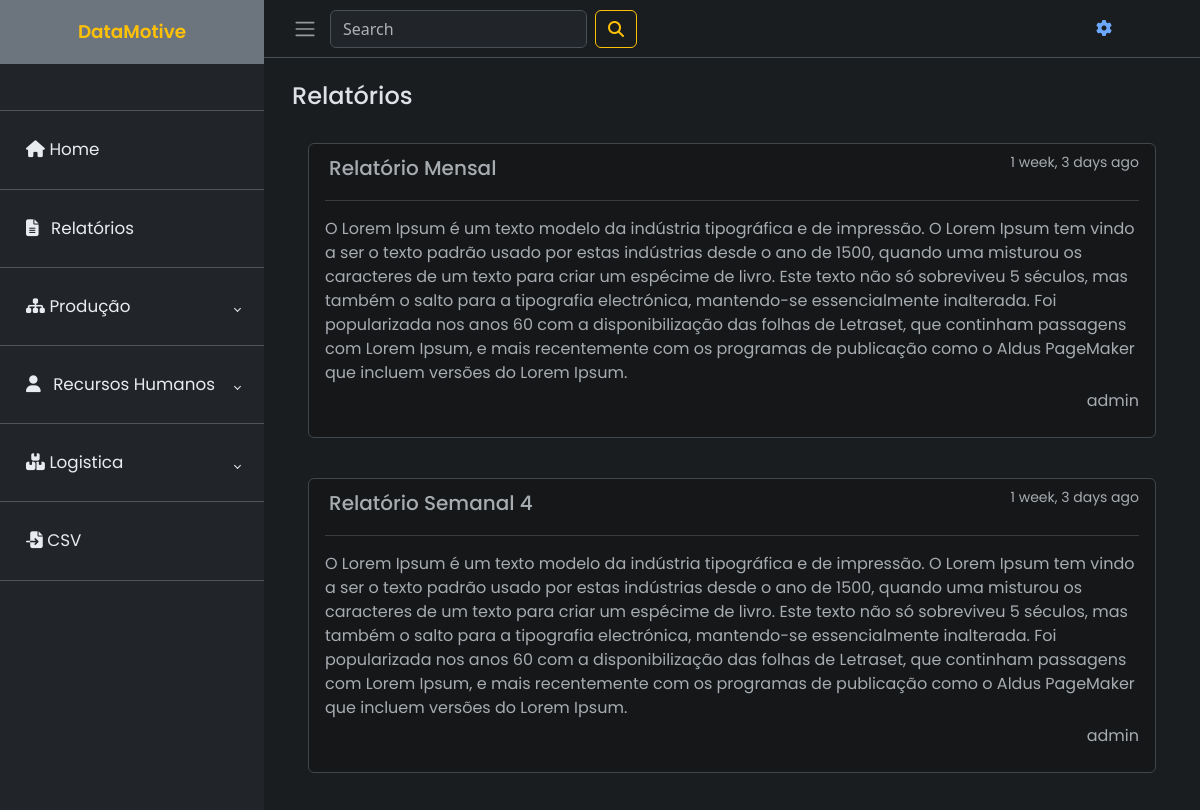
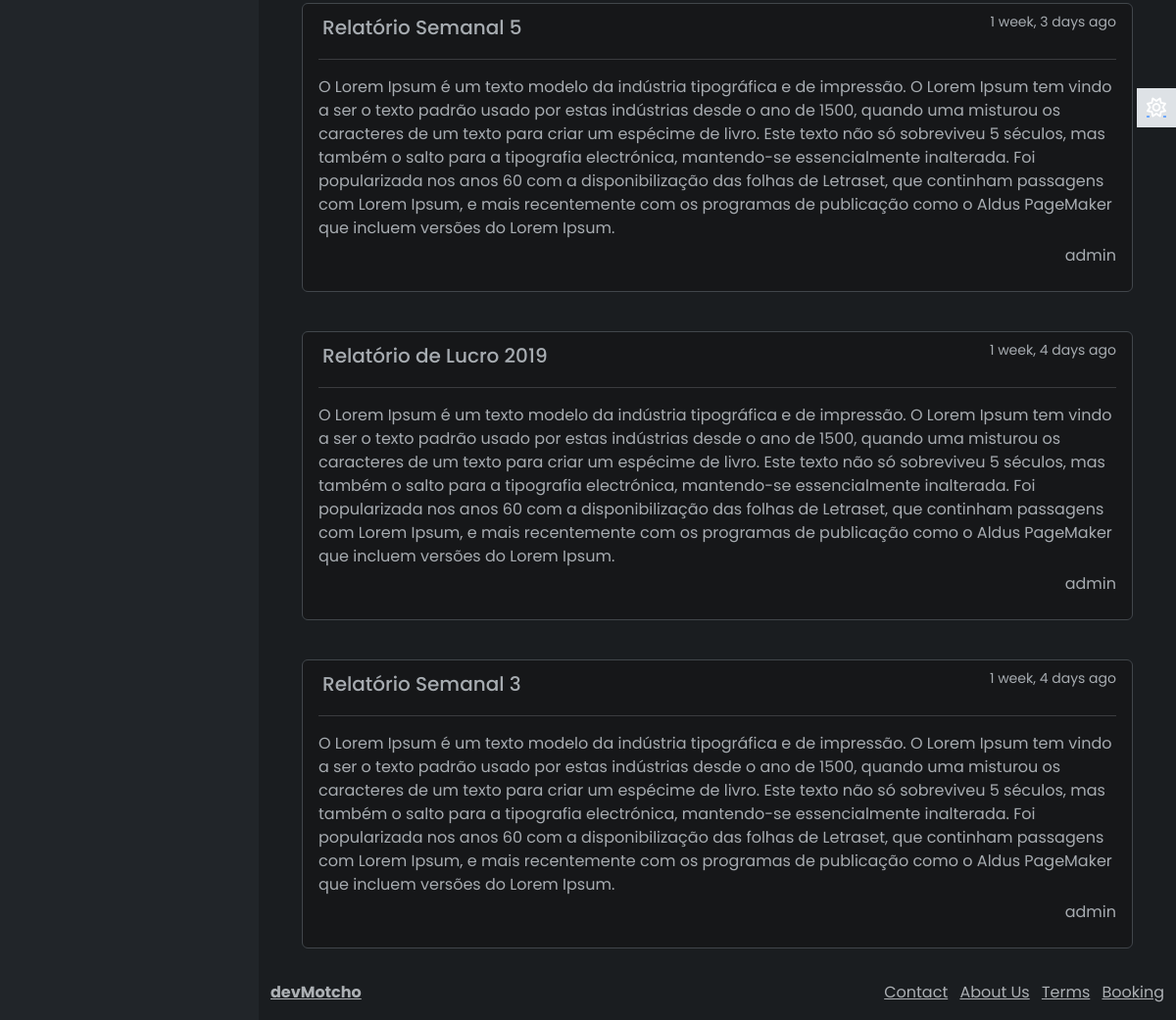
Page /reports/list/ (signed in) on the committed database (2 pictures, top to bottom).
### reports/models.py (models this page shows, shortened)
class Report(models.Model):
    name = models.CharField(max_length=120)
    image = models.ImageField(upload_to='reports', blank=True)
    text = models.TextField()
    author = models.ForeignKey(Profile, on_delete=models.CASCADE)
    created = models.DateTimeField(auto_now_add=True)
    updated = models.DateTimeField(auto_now=True)
    def get_absolute_url(self):
        return reverse('reports:detail', kwargs={'pk':self.pk})
    class Meta:
        ordering = ['-created']

### human/models.py (models this page shows)
class Profile(models.Model):
    user = models.OneToOneField(User, on_delete=models.CASCADE)
    bio = models.TextField()
    avatar = models.ImageField(upload_to='users/', null=True, default='transferir.jpg')
    def __str__(self):
        return self.user.username

### reports/views.py (the view)
# urls.py: path('list/', ReportListView.as_view(), name='list'),
class ReportListView(ListView):
    model = Report
    template_name = 'reports/list.html'

### reports/templates/reports/list.html
{% extends 'main.html' %}
{% block content %}
<main class="content px-3 py-2">
    <div class="container-fluid">
        <div class="mb-3">
            <h4> Relatórios </h4>
        </div>
        {% for obj in object_list %}
        <div class="list-group p-3 my-2">
            <a href="{{obj.get_absolute_url}}"
                class="list-group-item list-group-item-secondary flex-column align-items-start">
                <div class="d-flex w-100 justify-content-between">
                    <h5 class="m-1">{{obj.name}}</h5>
                    <small>{{obj.created|timesince}} ago</small>
                </div>
                <hr>
                <p class="mb-1">{{obj.text}}
                </p>
                <p class="text-end">{{obj.author}}</p>
            </a>
        </div>
        {% endfor %}
    </div>
</main>
{% endblock content %}

### static/styles/styles.css (style rules this page uses)
*,::after,::before { box-sizing: border-box; }
body { font-family: 'Poppins', sans-serif; font-size: 0.875rem; opacity: 1; overflow-y: scroll; margin: 0; }
a { cursor: pointer; text-decoration: none; font-family: 'Poppins', sans-serif; }
h4 { font-family: 'Poppins', sans-serif; font-size: 1.250rem; font-size: var(--bs-emphasis-color); }
.content { flex: 1; max-width: 100vw; width: 100vw; }
@media (min-width:768px) { .content { max-width: auto; width: auto; } }
.content { flex: 1; padding: 20px; box-sizing: border-box; }

### rows in the picture
Report: name "Relatório Mensal", created "1 week, 3 days", text "O Lorem Ipsum é um texto modelo da indústria tipográfica e de impressão. O Lorem Ipsum tem vindo a ser o texto padrão usado por estas indústrias desde o ano de 1500, quando uma misturou os caracteres de um texto para criar um espécime de livro. Este texto não só sobreviveu 5 séculos, mas também o salto para a tipografia electrónica, mantendo-se essencialmente inalterada. Foi popularizada nos anos 60 com a disponibilização das folhas de Letraset, que continham passagens com Lorem Ipsum, e mais recentemente com os programas de publicação como o Aldus PageMaker que incluem versões do Lorem Ipsum.", author "admin"
Report: name "Relatório Semanal 4", created "1 week, 3 days", text "O Lorem Ipsum é um texto modelo da indústria tipográfica e de impressão. O Lorem Ipsum tem vindo a ser o texto padrão usado por estas indústrias desde o ano de 1500, quando uma misturou os caracteres de um texto para criar um espécime de livro. Este texto não só sobreviveu 5 séculos, mas também o salto para a tipografia electrónica, mantendo-se essencialmente inalterada. Foi popularizada nos anos 60 com a disponibilização das folhas de Letraset, que continham passagens com Lorem Ipsum, e mais recentemente com os programas de publicação como o Aldus PageMaker que incluem versões do Lorem Ipsum.", author "admin"
Report: name "Relatório Semanal 5", created "1 week, 3 days", text "O Lorem Ipsum é um texto modelo da indústria tipográfica e de impressão. O Lorem Ipsum tem vindo a ser o texto padrão usado por estas indústrias desde o ano de 1500, quando uma misturou os caracteres de um texto para criar um espécime de livro. Este texto não só sobreviveu 5 séculos, mas também o salto para a tipografia electrónica, mantendo-se essencialmente inalterada. Foi popularizada nos anos 60 com a disponibilização das folhas de Letraset, que continham passagens com Lorem Ipsum, e mais recentemente com os programas de publicação como o Aldus PageMaker que incluem versões do Lorem Ipsum.", author "admin"
Report: name "Relatório de Lucro 2019", created "1 week, 4 days", text "O Lorem Ipsum é um texto modelo da indústria tipográfica e de impressão. O Lorem Ipsum tem vindo a ser o texto padrão usado por estas indústrias desde o ano de 1500, quando uma misturou os caracteres de um texto para criar um espécime de livro. Este texto não só sobreviveu 5 séculos, mas também o salto para a tipografia electrónica, mantendo-se essencialmente inalterada. Foi popularizada nos anos 60 com a disponibilização das folhas de Letraset, que continham passagens com Lorem Ipsum, e mais recentemente com os programas de publicação como o Aldus PageMaker que incluem versões do Lorem Ipsum.", author "admin"
Report: name "Relatório Semanal 3", created "1 week, 4 days", text "O Lorem Ipsum é um texto modelo da indústria tipográfica e de impressão. O Lorem Ipsum tem vindo a ser o texto padrão usado por estas indústrias desde o ano de 1500, quando uma misturou os caracteres de um texto para criar um espécime de livro. Este texto não só sobreviveu 5 séculos, mas também o salto para a tipografia electrónica, mantendo-se essencialmente inalterada. Foi popularizada nos anos 60 com a disponibilização das folhas de Letraset, que continham passagens com Lorem Ipsum, e mais recentemente com os programas de publicação como o Aldus PageMaker que incluem versões do Lorem Ipsum.", author "admin"
